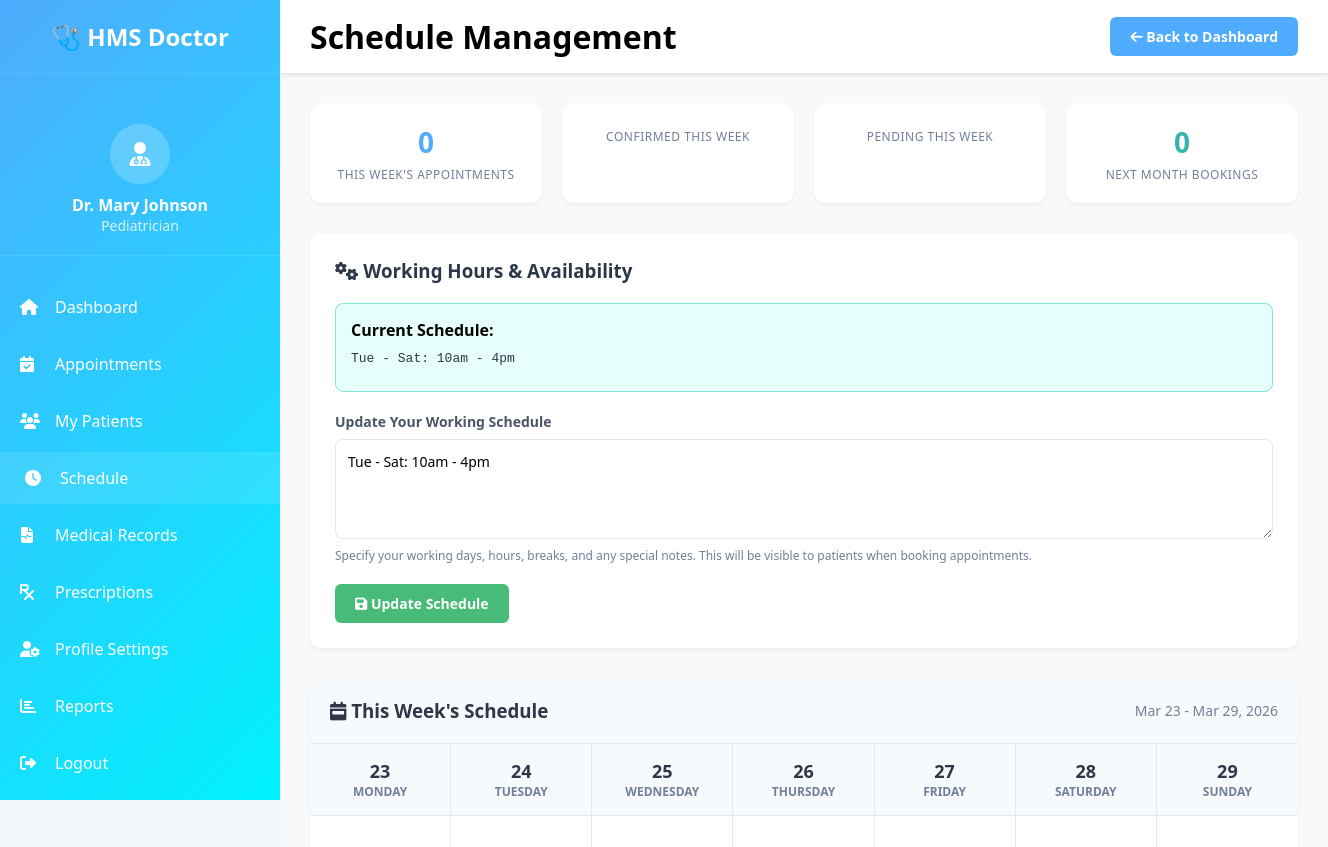
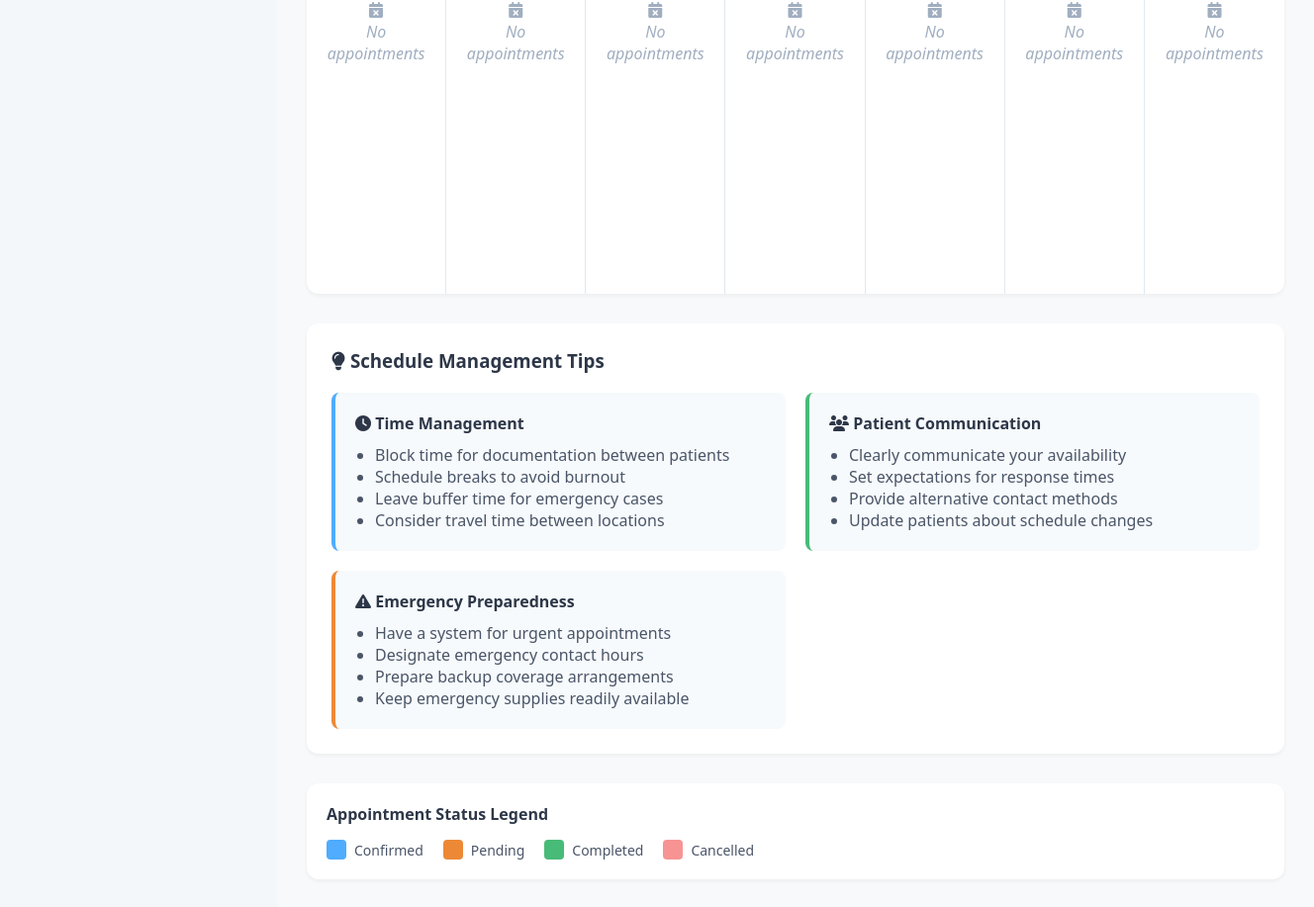
Page /dashboard/doctor_schedule.php (signed in) on the committed database (2 pictures, top to bottom).
### tables this page shows
CREATE TABLE `doctors` (
  `id` int(11) NOT NULL,
  `name` varchar(100) NOT NULL,
  `specialization` varchar(100) NOT NULL,
  `email` varchar(100) NOT NULL,
  `phone` varchar(20) NOT NULL,
  `schedule` text DEFAULT NULL,
  `created_at` timestamp NOT NULL DEFAULT current_timestamp()
);

### dashboard/doctor_schedule.php (the view, shortened to what this page needs)
<?php
include("../includes/db.php");
$user_id = $_SESSION['user_id'];
$doctor_sql = $conn->prepare("SELECT id, name, specialization, email, phone, schedule, created_at FROM doctors WHERE id = ?");
$doctor_sql->bind_param("i", $user_id);
$doctor_sql->execute();
$doctor = $doctor_sql->get_result()->fetch_assoc();
$current_week_start = date('Y-m-d', strtotime('monday this week'));
$week_dates = [];
for ($i = 0; $i < 7; $i++) {
    $week_dates[] = date('Y-m-d', strtotime($current_week_start . " +$i days"));
}
$weekly_appointments = [];
foreach ($week_dates as $date) {
    $day_appointments_sql = $conn->prepare("SELECT a.*, p.name AS patient_name, p.phone AS patient_phone
        FROM appointments a
        JOIN patients p ON a.patient_id = p.id
        WHERE a.doctor_id = ? AND a.appointment_date = ?
        -- ORDER BY a.appointment_time ASC
    ");
    $day_appointments_sql->bind_param("is", $doctor['id'], $date);
    $day_appointments_sql->execute();
    $weekly_appointments[$date] = $day_appointments_sql->get_result()->fetch_all(MYSQLI_ASSOC);
}
$next_month_sql = $conn->prepare("SELECT COUNT(*) as count
    FROM appointments
    WHERE doctor_id = ?
    AND appointment_date >= DATE_ADD(CURDATE(), INTERVAL 1 MONTH)
    AND appointment_date < DATE_ADD(CURDATE(), INTERVAL 2 MONTH)
    AND status != 'Cancelled'
");
$next_month_sql->bind_param("i", $doctor['id']);
$next_month_sql->execute();
$next_month_count = $next_month_sql->get_result()->fetch_assoc()['count'];
$week_start = date('Y-m-d', strtotime('monday this week'));
$week_end = date('Y-m-d', strtotime('sunday this week'));
$week_stats_sql = $conn->prepare("SELECT
        COUNT(*) as total,
        SUM(CASE WHEN status = 'Confirmed' THEN 1 ELSE 0 END) as confirmed,
        SUM(CASE WHEN status = 'Pending' THEN 1 ELSE 0 END) as pending,
        SUM(CASE WHEN status = 'Completed' THEN 1 ELSE 0 END) as completed
    FROM appointments
    WHERE doctor_id = ?
    AND appointment_date BETWEEN ? AND ?
");
$week_stats_sql->bind_param("iss", $doctor['id'], $week_start, $week_end);
$week_stats_sql->execute();
$week_stats = $week_stats_sql->get_result()->fetch_assoc();
?>
<!DOCTYPE html>
<html lang="en">
<head>
    <link rel="stylesheet" href="../assets/css/dashboard.css">
    <link rel="stylesheet" href="https://cdnjs.cloudflare.com/ajax/libs/font-awesome/6.4.0/css/all.min.css">
</head>
<body>
    <div class="doctor-sidebar">
        <div class="sidebar-logo">
            🩺 HMS Doctor
        </div>
        <div class="doctor-info">
            <div class="doctor-avatar">
                <i class="fas fa-user-md"></i>
            </div>
            <h4><?php echo htmlspecialchars($doctor['name']); ?></h4>
            <p style="opacity: 0.8; font-size: 14px;"><?php echo htmlspecialchars($doctor['specialization']); ?></p>
        </div>
        <ul class="sidebar-menu">
            <li><a href="doctor.php"><i class="fas fa-home"></i> Dashboard</a></li>
            <li><a href="doctor_appointments.php"><i class="fas fa-calendar-check"></i> Appointments</a></li>
            <li><a href="doctor_patients.php"><i class="fas fa-users"></i> My Patients</a></li>
            <li><a href="doctor_schedule.php" class="active"><i class="fas fa-clock"></i> Schedule</a></li>
            <li><a href="doctor_medical_records.php"><i class="fas fa-file-medical-alt"></i> Medical Records</a></li>
            <li><a href="doctor_prescriptions.php"><i class="fas fa-prescription"></i> Prescriptions</a></li>
            <li><a href="doctor_profile.php"><i class="fas fa-user-cog"></i> Profile Settings</a></li>
            <li><a href="doctor_reports.php"><i class="fas fa-chart-bar"></i> Reports</a></li>
            <li>
        <a href="../logout.php" onclick="return confirm('Are you sure you want to log out?')">
          <i class="fas fa-sign-out-alt"></i> Logout
        </a>
      </li>
        </ul>
    </div>
    <div class="doctor-main-content">
        <div class="doctor-topbar">
            <h1>Schedule Management</h1>
            <div class="topbar-actions">
                <a href="doctor.php" class="btn btn-primary">
                    <i class="fas fa-arrow-left"></i> Back to Dashboard
                </a>
            </div>
        </div>
        <div class="content-section">
            <div class="stats-row">
                <div class="stat-card">
                    <div class="stat-number" style="color: #4facfe;"><?php echo $week_stats['total']; ?></div>
                    <div class="stat-label">This Week's Appointments</div>
                </div>
                <div class="stat-card">
                    <div class="stat-label">Confirmed This Week</div>
                </div>
                <div class="stat-card">
                    <div class="stat-label">Pending This Week</div>
                </div>
                <div class="stat-card">
                    <div class="stat-number" style="color: #38b2ac;"><?php echo $next_month_count; ?></div>
                    <div class="stat-label">Next Month Bookings</div>
                </div>
            </div>
            <div class="schedule-settings">
                <h3 style="margin-bottom: 20px; color: #2d3748;">
                    <i class="fas fa-cogs"></i> Working Hours & Availability
                </h3>
                <?php if ($doctor['schedule']): ?>
                <div class="current-schedule">
                    <strong>Current Schedule:</strong>
                    <div class="schedule-display"><?php echo htmlspecialchars($doctor['schedule']); ?></div>
                </div>
                <?php endif; ?>
                <form method="POST" class="schedule-form">
                    <div class="form-group">
                        <label for="schedule">Update Your Working Schedule</label>
                        <textarea name="schedule" id="schedule" placeholder="Example:
Monday: 9:00 AM - 5:00 PM
Tuesday: 9:00 AM - 5:00 PM
Wednesday: 9:00 AM - 1:00 PM
Thursday: 9:00 AM - 5:00 PM
Friday: 9:00 AM - 5:00 PM
Saturday: 9:00 AM - 1:00 PM
Sunday: Closed
Break: 1:00 PM - 2:00 PM (Mon-Fri)
Emergency: Available 24/7 for urgent cases"><?php echo htmlspecialchars($doctor['schedule'] ?? ''); ?></textarea>
                        <small style="color: #718096; font-size: 12px;">
                            Specify your working days, hours, breaks, and any special notes. This will be visible to patients when booking appointments.
                        </small>
                    </div>
                    <div>
                        <button type="submit" name="update_schedule" class="btn btn-success">
                            <i class="fas fa-save"></i> Update Schedule
                        </button>
                    </div>
                </form>
            </div>
            <div class="weekly-calendar">
                <div class="calendar-header">
                    <h3 style="margin: 0; color: #2d3748;">
                        <i class="fas fa-calendar-week"></i> This Week's Schedule
                    </h3>
                    <div style="color: #718096; font-size: 14px;">
                        <?php echo date('M j', strtotime($week_dates[0])) . ' - ' . date('M j, Y', strtotime($week_dates[6])); ?>
                    </div>
                </div>
                <div class="calendar-grid">
                    <?php
                    $days = ['Monday', 'Tuesday', 'Wednesday', 'Thursday', 'Friday', 'Saturday', 'Sunday'];
                    foreach ($week_dates as $index => $date):
                        $is_today = date('Y-m-d') == $date;
                    ?>
                    <div class="calendar-day">
                        <div class="day-header <?php echo $is_today ? 'current-day' : ''; ?>">
                            <div class="day-date"><?php echo date('j', strtotime($date)); ?></div>
                            <div class="day-name"><?php echo $days[$index]; ?></div>
                        </div>
                        <div class="day-content">
                            <?php if (!empty($weekly_appointments[$date])): ?>
                                <?php foreach ($weekly_appointments[$date] as $appointment): ?>
                                <div class="appointment-slot <?php echo strtolower($appointment['status']); ?>"
                                     onclick="viewAppointment(<?php echo $appointment['id']; ?>)"
                                     title="<?php echo htmlspecialchars($appointment['patient_name']) . ' - ' . $appointment['status']; ?>">
                                    <span class="appointment-time">
                                        <?php echo date('g:i A', strtotime($appointment['appointment_time'])); ?>
                                    </span>
                                    <span class="appointment-patient">
                                        <?php echo htmlspecialchars($appointment['patient_name']); ?>
                                    </span>
                                </div>
                                <?php endforeach; ?>
                            <?php else: ?>
                                <div class="empty-day">
                                    <i class="fas fa-calendar-times"></i><br>
                                    No appointments
                                </div>
                            <?php endif; ?>
                        </div>
                    </div>
                    <?php endforeach; ?>
                </div>
            </div>
            <div class="schedule-settings" style="margin-top: 30px;">
                <h3 style="margin-bottom: 20px; color: #2d3748;">
                    <i class="fas fa-lightbulb"></i> Schedule Management Tips
                </h3>
                <div style="display: grid; grid-template-columns: repeat(auto-fit, minmax(300px, 1fr)); gap: 20px;">
                    <div style="padding: 20px; background: #f7fafc; border-radius: 8px; border-left: 4px solid #4facfe;">
                        <h4 style="margin: 0 0 10px 0; color: #2d3748;">
                            <i class="fas fa-clock"></i> Time Management
                        </h4>
                        <ul style="margin: 0; padding-left: 20px; color: #4a5568;">
                            <li>Block time for documentation between patients</li>
                            <li>Schedule breaks to avoid burnout</li>
                            <li>Leave buffer time for emergency cases</li>
                            <li>Consider travel time between locations</li>
                        </ul>
                    </div>
                    <div style="padding: 20px; background: #f7fafc; border-radius: 8px; border-left: 4px solid #48bb78;">
                        <h4 style="margin: 0 0 10px 0; color: #2d3748;">
                            <i class="fas fa-users"></i> Patient Communication
                        </h4>
                        <ul style="margin: 0; padding-left: 20px; color: #4a5568;">
                            <li>Clearly communicate your availability</li>
                            <li>Set expectations for response times</li>
                            <li>Provide alternative contact methods</li>
                            <li>Update patients about schedule changes</li>
                        </ul>
                    </div>
                    <div style="padding: 20px; background: #f7fafc; border-radius: 8px; border-left: 4px solid #ed8936;">
                        <h4 style="margin: 0 0 10px 0; color: #2d3748;">
                            <i class="fas fa-exclamation-triangle"></i> Emergency Preparedness
                        </h4>
                        <ul style="margin: 0; padding-left: 20px; color: #4a5568;">
                            <li>Have a system for urgent appointments</li>
                            <li>Designate emergency contact hours</li>
                            <li>Prepare backup coverage arrangements</li>
                            <li>Keep emergency supplies readily available</li>
                        </ul>
                    </div>
                </div>
            </div>
            <div style="margin-top: 30px; background: white; padding: 20px; border-radius: 12px; box-shadow: 0 2px 4px rgba(0,0,0,0.05);">
                <h4 style="margin: 0 0 15px 0; color: #2d3748;">Appointment Status Legend</h4>
                <div style="display: flex; gap: 20px; flex-wrap: wrap;">
                    <div style="display: flex; align-items: center; gap: 8px;">
                        <div style="width: 20px; height: 20px; background: #4facfe; border-radius: 4px;"></div>
                        <span style="font-size: 14px; color: #4a5568;">Confirmed</span>
                    </div>
                    <div style="display: flex; align-items: center; gap: 8px;">
                        <div style="width: 20px; height: 20px; background: #ed8936; border-radius: 4px;"></div>
                        <span style="font-size: 14px; color: #4a5568;">Pending</span>
                    </div>
                    <div style="display: flex; align-items: center; gap: 8px;">
                        <div style="width: 20px; height: 20px; background: #48bb78; border-radius: 4px;"></div>
                        <span style="font-size: 14px; color: #4a5568;">Completed</span>
                    </div>
                    <div style="display: flex; align-items: center; gap: 8px;">
                        <div style="width: 20px; height: 20px; background: #f56565; border-radius: 4px; opacity: 0.7;"></div>
                        <span style="font-size: 14px; color: #4a5568;">Cancelled</span>
                    </div>
                </div>
            </div>
        </div>
    </div>
</body>
</html>

### rows in the picture
doctors: name "Dr. Mary Johnson", specialization "Pediatrician", schedule "Tue - Sat: 10am - 4pm"

### other values in the picture
$week_stats['total'] "0"
$next_month_count "0"
date('M j', strtotime($week_dates[0])) "Mar 23"
date('M j, Y', strtotime($week_dates[6])) "Mar 29, 2026"
date('j', strtotime($date)) "23"
$days[$index] "MONDAY"
date('j', strtotime($date)) "24"
$days[$index] "TUESDAY"
date('j', strtotime($date)) "25"
$days[$index] "WEDNESDAY"
date('j', strtotime($date)) "26"
$days[$index] "THURSDAY"
date('j', strtotime($date)) "27"
$days[$index] "FRIDAY"
date('j', strtotime($date)) "28"
